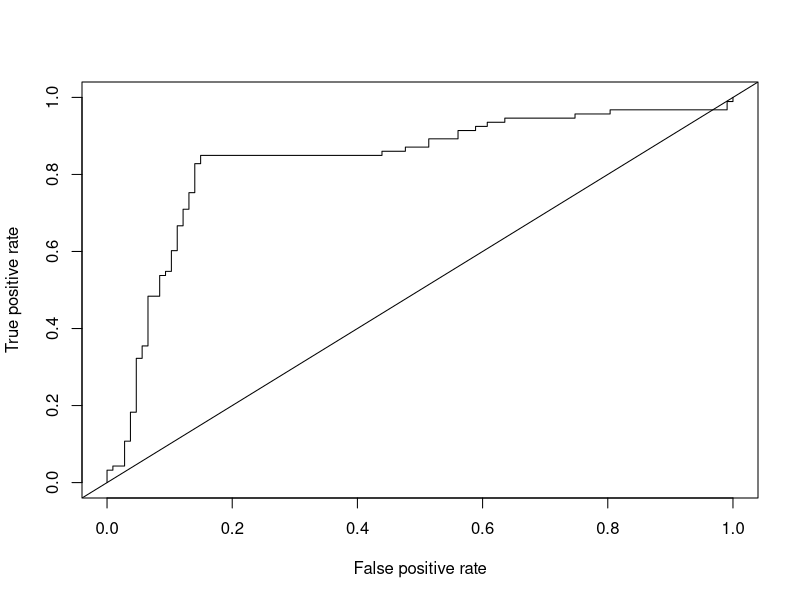
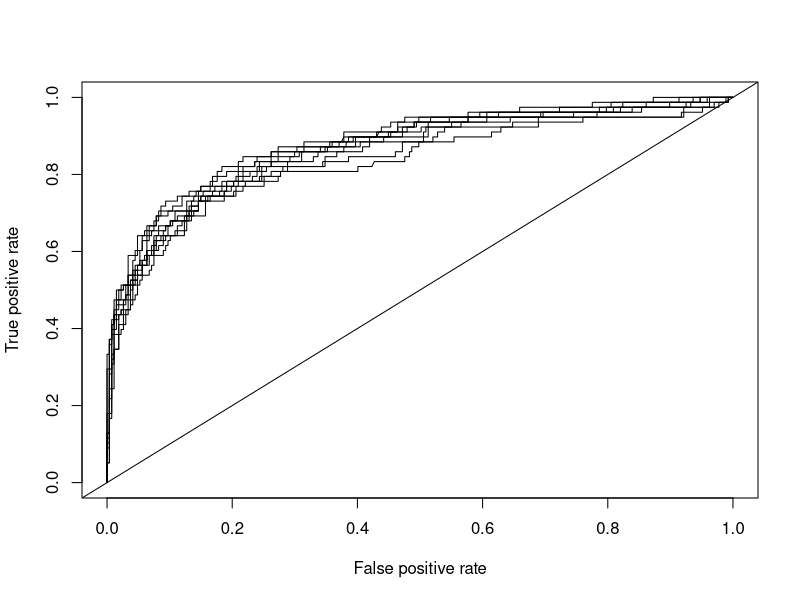
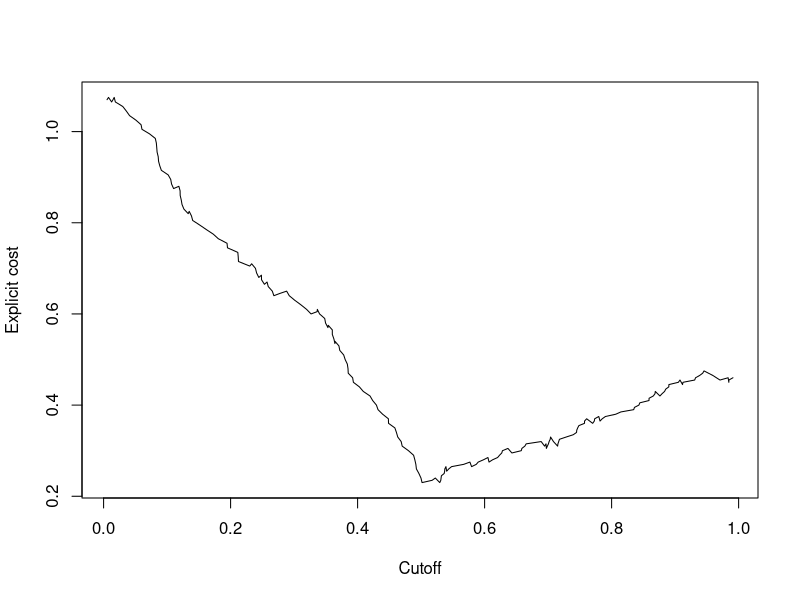
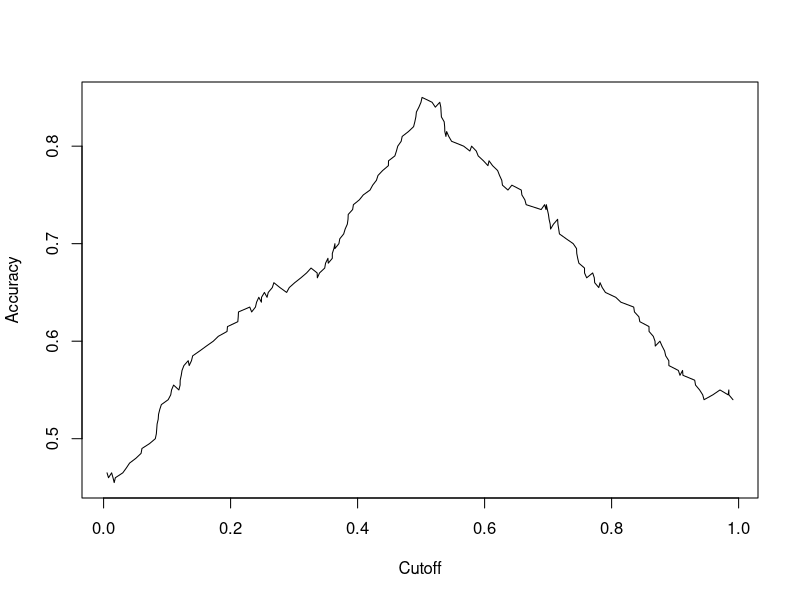

Source code (R) for these figures, in order:
# install.packages("ROCR")
###====利用 ROCR 包画 P-R图和 ROC曲线=====
# https://hopstat.wordpress.com/2014/12/19/a-small-introduction-to-the-rocr-package/
library(ROCR)
##===Simple example: one set of prediction and labels====
data(ROCR.simple)
head(cbind(ROCR.simple$predictions, ROCR.simple$labels), 5)

pred <- prediction(ROCR.simple$predictions, ROCR.simple$labels)
class(pred)
slotNames(pred)
sn = slotNames(pred)
sapply(sn, function(x) length(slot(pred, x)))
sapply(sn, function(x) class(slot(pred,x)))

# pred的计算过程其实是将prediction的值从大到小排序，依次算作正样本，然后计算各个指标的数值，通过下列代码可以直观地看出
pred
ROCR.simple.dataframe <- as.data.frame(ROCR.simple$predictions)
ROCR.simple.dataframe[,2] <-as.data.frame(ROCR.simple$labels)

# plot ROC curve
roc.perf <- performance(pred,"tpr","fpr")
plot(roc.perf)
abline(a=0, b= 1)

##====Example: multiple sets of prediction and labels====
data(ROCR.hiv)
manypred = prediction(ROCR.hiv$hiv.nn$predictions, ROCR.hiv$hiv.nn$labels)
sapply(sn, function(x) length(slot(manypred, x)))
sapply(sn, function(x) class(slot(manypred, x)))
many.roc.perf = performance(manypred, measure = "tpr", x.measure = "fpr")
plot(many.roc.perf, col=1:10)
abline(a=0, b= 1)

##===Getting an “optimal” cut point in ROC curve====
# This cut point is “optimal” in the sense it weighs both sensitivity and specificity equally. 
opt.cut = function(perf, pred){
  cut.ind = mapply(FUN=function(x, y, p){
    d = (x - 0)^2 + (y - 1)^2
    ind = which(d == min(d))
    c(sensitivity = y[[ind]], specificity = 1-x[[ind]], 
      cutoff = p[[ind]])
  }, perf@x.values, perf@y.values, pred@cutoffs)
}
# 输出 ROC 曲线的cutoff，其中pred@cutoffs的数值是 prediction score的降序排列
print(opt.cut(roc.perf, pred))

##===Different costs for FP and FN=====
cost.perf = performance(pred, "cost", cost.fp = 2, cost.fn = 1)
pred@cutoffs[[1]][which.min(cost.perf@y.values[[1]])]
plot(cost.perf)
# The code is the same for the optimal cutoff for the multiple prediction data
print(opt.cut(many.roc.perf, manypred))

#===Accuracy=====
acc.perf = performance(pred, measure = "acc")
plot(acc.perf)
# 获取最大的 accuracy 及其对应的 cutoff
ind = which.max(slot(acc.perf, "y.values")[[1]])
acc = slot(acc.perf, "y.values")[[1]][ind]
cutoff = slot(acc.perf, "x.values")[[1]][ind]
print(c(accuracy= acc, cutoff = cutoff))
# Example: multiple sets of prediction and label. see the reference http

#===Area under the curve (AUC) and partial AUC (pAUC)====
auc.perf = performance(pred, measure = "auc")
auc.perf@y.values
# As before, if you only want to accept a fixed FPR, we can calculate a partial AUC
pauc.perf = performance(pred, measure = "auc", fpr.stop=0.1)
pauc.perf@y.values
# there is no “one” cutoff for AUC or pAUC, as it measures the performance over all cutoffs.
